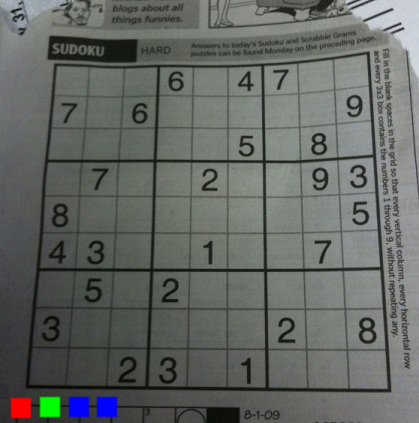
#> input picture sudoku-original.png, 419 x 423 px, given in place of the camera
$ jupyter execute --allow-errors SudokuGrabber.ipynb   (shell and % lines are left out)   (Python 2 division)   (older library calls are emulated)   (text cells are left out)
#> lines starting #> are read from the running program, lines starting #| are printed output that depends on the picture; after the words box and inside, x2 and y2 are one past the last pixel; in counts of white or black regions, pixels touching at a corner belong together; long printed decimals are rounded
[cell 1]
import numpy as np
import cv2
import matplotlib.pyplot as plt

import pytesseract
import PIL

import scipy.cluster.hierarchy as hclust
import scipy.constants

print cv2.__version__

[cell 2]
def imshow(img,cross=None,scale=1,**kwargs):
    if len(img.shape) < 3 or img.shape[2] == 1:
        rgbimg = cv2.cvtColor(img, cv2.COLOR_GRAY2RGB)
    else:
        rgbimg = img.copy()
    if cross is not None:
        crossradius = 15
        color = (255,0,0)
        for x in xrange(crossradius):
            rgbimg[cross[1]-x,cross[0]] = color
            rgbimg[cross[1]+x,cross[0]] = color
            rgbimg[cross[1],cross[0]-x] = color
            rgbimg[cross[1],cross[0]+x] = color
    if scale is not None and scale != 1:
        #rgbimg = cv2.resize(rgbimg,(0,0),fx=scale,fy=scale)
        plt.figure(figsize=(4*scale,4*scale))
    return plt.imshow(rgbimg,**kwargs)

[cell 3]
def assignColors(x,levels=None,colors=None):
    """Assigns a color to each item of x

    x = list:      List of items
    levels = list: (optional) An ordered set of values which x can take. If empty, uses sorted(set(x)). default: None
    colors = dict: (optional) A dictionary mapping levels to colors

    returns list of (r,g,b) colors for each
    """
    if levels is None:
        levels = sorted(set(x))

    # hue is in [0,179]
    hsvColors = [(h*scipy.constants.golden_ratio*180 % 180,255,255) for h in xrange(len(levels))]
    rgbColors = cv2.cvtColor( np.array(hsvColors,np.uint8).reshape((len(hsvColors),1,3)), cv2.COLOR_HSV2RGB)
    #lineColors = cv2.cvtColor( np.array([[hsvColors[i-1]] for i in clusters],np.uint8),cv2.COLOR_HSV2RGB)
    colorsdict = dict([(levels[i], rgbColors[i].squeeze().tolist()) for i in xrange(len(levels))])
    if colors is not None:
        colors.update( colorsdict )
    return [colorsdict[v] for v in x]

[cell 4]
def drawline(img, line, color, *args, **kw):
    """Works like cv2.line, but takes a line in normal form rather than two endpoints

    img = np.array: an image
    line = tuple: (rho, theta) representation of a line. Theta is the
            angle from normal vector to the x axis (in interval [0,PI),
            so that the normal vector has a positive y component).
            Rho is the minimum distance from the origin to the line,
            which may be negative for lines with negative y-intercept.
    """
    rho,theta = line
    if abs(np.tan(theta)) > 2/400.: #more than 1 pixel change
        m = -1/np.tan(theta)
        c = rho/np.sin(theta)
        #print m,c,(img.shape[0], int(m*img.shape[0]+c))
        cv2.line(img, (0,int(c)), (img.shape[0], int(m*img.shape[0]+c)), color, *args, **kw)
    else:
        cv2.line(img, (int(rho),0),(int(rho),img.shape[1]), color, *args, **kw)

[cell 5]
def normaltoendpoints(imgshape, line):
    """Convert a line in normal form (rho, theta) to two endpoints
    """
    rho, theta = line
    width,height = imgshape[:2]
    if theta < 1./width: # horizontal. tan(epsilon) ~ epsilon, so 1/width ~ tan(1/width)
        if not (0 <= rho < height):
            return None # no intersection
        p1 = (rho,0)
        p2 = (rho,height-1)
    elif abs(theta - np.pi/2) < 1./height: # vertical
        if not (0 <= rho < width):
            return None # no intersection

        p1 = (0,rho)
        p2 = (width-1,rho)
    else:
        # y = m*x + b, or x = (y-b)/m
        m = -1/np.tan(theta)
        b = rho/np.sin(theta)

        # intersections with bounding box
        y0 = b #x=0
        y1 = m*width + b #x=width
        x0 = -b/m # y=0
        x1 = (height-b)/m # y=height

        # two of these should be within the box
        points = []
        if 0 <= y0 < height:
            points.append( (0, y0) )
        if 0 <= y1 < height:
            points.append( (width-1, y1) )
        if 0 <= x0 < width:
            points.append( (x0, 0) )
        if 0 <= x1 < width:
            points.append( (x1, height-1) )

        if len(points) == 1:
            # literal corner case
            p1 = p2 = points[0]
        elif len(points) != 2:
            # misses box
            return None
        else:
            p1, p2 = points

    # [6 lines of commented-out code are left out]
    return (tuple(map(int,p1)), tuple(map(int,p2)))
#normaltoendpoints((400,500), (800/np.sqrt(2),np.pi/4) )

[cell 6]
import time
video_capture = cv2.VideoCapture(0)
time.sleep(.1) #for focus
for i in xrange(1):
    ret, frame = video_capture.read()
    if not ret:
        print "no frames"
        break
    imshow(frame)
    if cv2.waitKey(1) & 0xFF == ord('q'):
        break
#> this loop made 1 pass; (key q is pressed on pass 1)
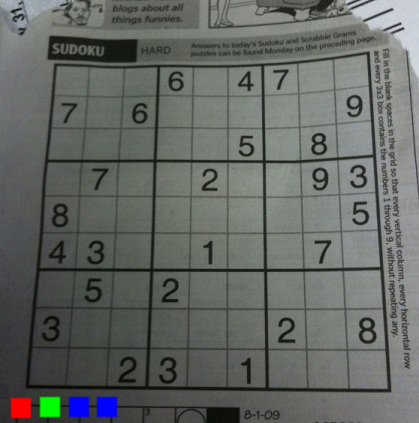
#> input picture sudoku-original.png, 419 x 423 px, given in place of the camera
img = cv2.cvtColor(frame, cv2.COLOR_BGR2GRAY)
#> frame is the input picture: shape (423, 419, 3); mean B, G, R 99.6, 103.7, 99.5
video_capture.release()

[cell 7]
#http://aishack.in/tutorials/sudoku-grabber-with-opencv-plot/
img = cv2.imread('sudoku-original.jpg',cv2.IMREAD_GRAYSCALE)
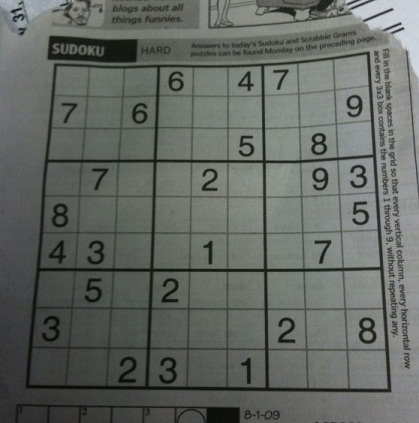
#> input picture sudoku-original.jpg, 419 x 423 px
imshow(img)
img.shape

[cell 8]
bgra = cv2.cvtColor(img, cv2.COLOR_GRAY2BGRA)
bgra.shape, img.shape

[cell 9]
bgra[:20,:10,:] = 255
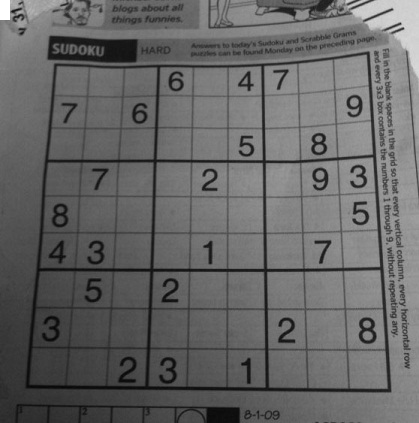
#> bgra: shape (423, 419, 4); mean B, G, R, A 102, 102, 102, 255
plt.imshow(bgra)

#> (a cell that did not finish here is left out)

[cell 11]
# Blur
print cv2.GaussianBlur.__doc__
blurred = cv2.GaussianBlur(img,(11,11),0)
imshow(blurred)

[cell 12]
# Adaptive threshold
thresholded = cv2.adaptiveThreshold(blurred, 255, cv2.ADAPTIVE_THRESH_MEAN_C, cv2.THRESH_BINARY, 5, 2)
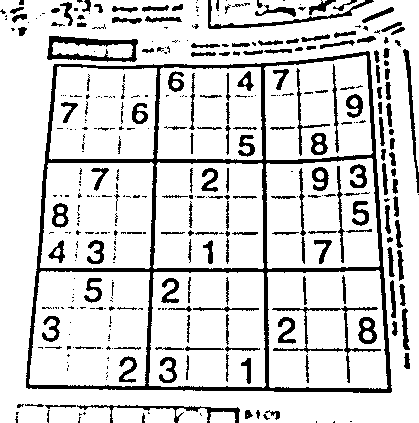
#> thresholded: shape (423, 419); 83.5% white; 389 black regions (212 under 20 px), largest, box (x1, y1, x2, y2) and area: (26, 51, 392, 393) 10109, (47, 36, 138, 62) 1011, (272, 306, 381, 383) 771
imshow(thresholded)

[cell 13]
# invert
imshow(~thresholded)

[cell 14]
# Dilate by a pixel
#http://opencv-python-tutroals.readthedocs.org/en/latest/py_tutorials/py_imgproc/py_morphological_ops/py_morphological_ops.html
kernel = np.array([[0,1,0],[1,1,1],[0,1,0]],np.uint8)
#> kernel = [[0, 1, 0], [1, 1, 1], [0, 1, 0]]
print kernel
#| [[0 1 0]
#|  [1 1 1]
#|  [0 1 0]]
dilated = cv2.dilate(~thresholded, kernel, iterations=1)
#> dilated: shape (423, 419); 27.2% white; 186 white regions (34 under 20 px), largest, box (x1, y1, x2, y2) and area: (25, 50, 393, 394) 15245, (271, 274, 382, 384) 1798, (207, 0, 375, 30) 1717
imshow(dilated)

[cell 15]
imshow(dilated | np.eye(*dilated.shape,dtype=np.uint8)*255)

[cell 16]
d2 = cv2.line(dilated.copy(), (100,0), (100,400), 128, 3)
imshow(d2)

[cell 17]
blobimg = dilated.copy()
mask = np.zeros((blobimg.shape[0]+2,blobimg.shape[1]+2), np.uint8)
start = (374, 27)
start = (27,374)
start = (80,47)
start = (365, 50)
ret = cv2.floodFill(blobimg, mask, start, 64, flags= 4 | ( 255 << 8 ))#| cv2.FLOODFILL_MASK_ONLY
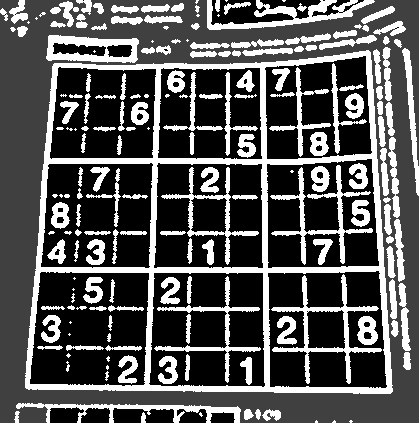
#> blobimg: shape (423, 419); min 0, max 255, mean 85.6
print ret
#> (printed output is left out)
#print (img.shape,ret[1].shape, ret[2].shape,len(ret[3]))
#print (ret[1] is img), (ret[2] is mask)
imshow(mask,cross=start)
#| (423, 419)

[cell 18]
# Slow Flood fill to find the largest connected component
def biggestBlob(img):
    """Takes a binary image as input and returns a mask giving the largest connected white component
    """
    filled = img.copy()
    max=-1
    maxPt = None
    maxMask = None
    for y in xrange(img.shape[0]):
        for x in xrange(img.shape[1]):
            if img[y][x] >= 128: # Input should be 0 or 255, but threshold on 128 just in case
                mask = np.zeros((img.shape[0]+2,img.shape[1]+2), np.uint8)
                # 64 is an arbitrary number less than the threshold. Non-zero for debugging.
                area = cv2.floodFill(filled, mask, (x,y), 64, flags= 4 | ( 255 << 8 ))[0]
                # | cv2.FLOODFILL_MASK_ONLY

                if area>max:
                    max = area
                    maxPt = (x,y)
                    maxMask = mask
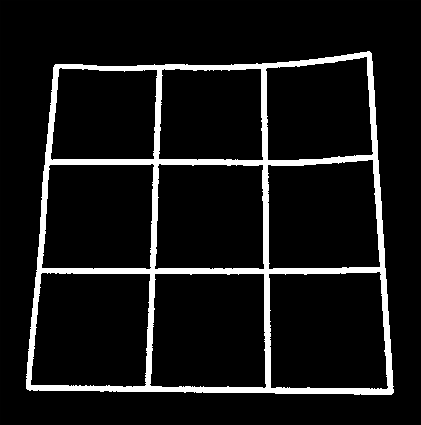
#> maxMask: shape (425, 421); min 0, max 255, mean 21.7
#> after the loop, max = 15245; maxPt = (366, 50)
    if maxMask is not None:
        return maxMask[1:-1,1:-1]
#> returned value: shape (423, 419); 8.6% white; 1 white region, box (x1, y1, x2, y2) and area: (25, 50, 393, 394) 15245
    else:
        # All black image; no blob
        return np.zeros(img.shape, np.uint8)

[cell 19]
print dilated.shape
d2 = dilated.copy()
blob = biggestBlob(d2)
imshow(blob)

[cell 20]
# Erode blob
border = cv2.erode(blob, kernel)
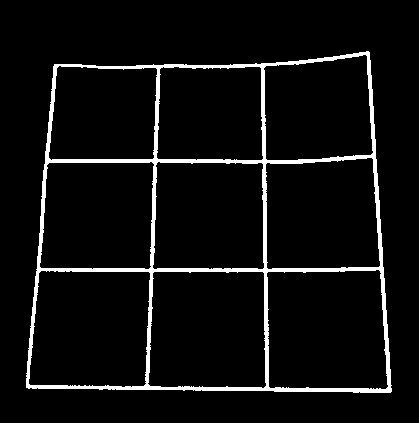
#> border: shape (423, 419); 5.7% white; 1 white region, box (x1, y1, x2, y2) and area: (26, 51, 392, 393) 10121
imshow(border)

[cell 21]
# Segment detector
# Returns (x1,y1,x2,y2)
lines = cv2.HoughLinesP(border,1, np.pi/180, 200)# intercept res (pxl), angle res (radian), threshold
#> lines = 37 rows, first 6: [37, 270, 375, 270], [36, 269, 383, 269], [38, 388, 368, 388], [382, 270, 391, 385], [272, 268, 383, 268], [381, 274, 389, 392]
lines[:10]
#> Out = [[37, 270, 375, 270], [36, 269, 383, 269], [38, 388, 368, 388], [382, 270, 391, 385], [272, 268, 383, 268], [381, 274, 389, 392], [261, 63, 265, 268], [38, 268, 46, 167], [147, 387, 151, 271], [45, 160, 262, 160]]

[cell 22]
# draw segments black on grey
linesImg = ~border | 196
#linesImg = cv2.cvtColor(linesImg, cv2.COLOR_GRAY2RGB)
for line in lines:
    cv2.line(linesImg,tuple(line[0,:2]),tuple(line[0,2:]),0,1)
#> this loop made 37 passes
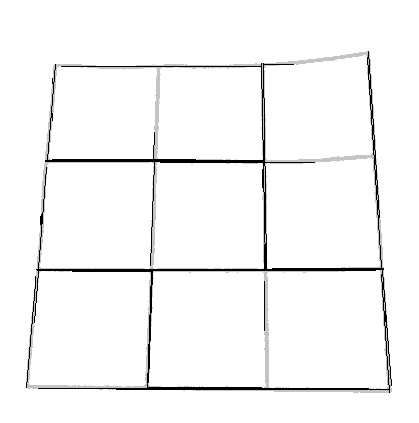
#> linesImg: shape (423, 419); min 0, max 255, mean 246.7
imshow(linesImg,scale=2)

[cell 23]
# Full line detection
# Returns (intercept, slope)
lines = cv2.HoughLines(blob,1, np.pi/180, 200)# intercept res (pxl), angle res (radian), threshold
#> lines = 36 rows, first 8: [384, 1.59], [388, 1.57], [269, 1.57], [-362, 3.07], [-366, 3.09], [164, 1.55], [273, 1.55], [-262, 3.12]
#lines = cv2.HoughLines(~thresholded,1, np.pi/180, 200)# intercept res (pxl), angle res (radian), threshold
print "\n".join(["%d\t%.1f"%(l[0,0],180/np.pi*l[0,1]) for l in lines[:10]])
#| 384	91.0
#| 388	90.0
#| 269	90.0
#| -362	176.0
#| -366	177.0
#| 164	89.0
#> (further printed lines are left out)

[cell 24]
#plt.plot(lines.squeeze())
plt.plot(lines[:,0,0],lines[:,0,1],'+')
plt.xlabel('offset')
plt.ylabel('angle (rad)')

[cell 25]
horizontal = lines[np.logical_not(np.logical_and(np.pi/4 <= lines[:,0,1],lines[:,0,1] < np.pi*3/4)),0,:]
#> horizontal = 17 rows, first 8: [-362, 3.07], [-366, 3.09], [-262, 3.12], [265, 0], [159, 0.0349], [61, 0.0873], [59, 0.0873], [164, 0.0524]
vertical = lines[np.logical_and(np.pi/4 <= lines[:,0,1],lines[:,0,1] < np.pi*3/4),0,:]
#> vertical = 19 rows, first 8: [384, 1.59], [388, 1.57], [269, 1.57], [164, 1.55], [273, 1.55], [159, 1.57], [266, 1.59], [157, 1.59]
plt.plot(horizontal[:,0],horizontal[:,1],'r+',
         vertical[:,0],vertical[:,1],'g+')
plt.xlabel('offset')
plt.ylabel('angle (rad)')

[cell 26]
np.hstack([np.mod(horizontal[:,1]+np.pi/2,np.pi),np.array([1,2,3])])
#> Out = 20 values, max 3 at index 19, min 1 at index 17, mean 1.64

[cell 27]
hm,hc=np.linalg.lstsq(np.vstack([horizontal[:,0], np.ones(horizontal.shape[0])]).T,
                      np.mod(horizontal[:,1]+np.pi/2,np.pi))[0]
#> hm = 0.000159; hc = 1.59
vm,vc=np.linalg.lstsq(np.vstack([vertical[:,0], np.ones(vertical.shape[0])]).T,
                      vertical[:,1])[0]
#> vm = 7.45e-05; vc = 1.55
print "horizontal:",hm,hc
#| horizontal: 0.0001591 1.588
print "vertical:",vm,vc
#| vertical: 7.454140403612493e-05 1.552
am,ac=np.linalg.lstsq(np.vstack([np.hstack([horizontal[:,0],vertical[:,0]]),
                                 np.ones(horizontal.shape[0]+vertical.shape[0])]).T,
                      np.hstack([np.mod(horizontal[:,1]+np.pi/2,np.pi),vertical[:,1]]) )[0]
#> am = 8.14e-05; ac = 1.57
print "average:",am,ac
#| average: 8.14435343554636e-05 1.566
plt.plot(horizontal[:,0],horizontal[:,1],'r+',
         horizontal[:,0],hm*horizontal[:,0]+hc+np.pi/2,'r-',
         horizontal[:,0],hm*horizontal[:,0]+hc-np.pi/2,'r-',
         vertical[:,0],vertical[:,1],'g+',
         vertical[:,0],vm*vertical[:,0]+vc,'g-',
         np.hstack([horizontal[:,0],vertical[:,0]]),am*np.hstack([horizontal[:,0],vertical[:,0]])+ac,'b-'
        )
plt.xlabel('offset')
plt.ylabel('angle (rad)')

[cell 28]
lines.squeeze()[0:1]
np.array([[0,0]])[0][1]

[cell 29]
patterson1 = []
patterson2 = []
for pt1 in xrange(len(horizontal)):
    for pt2 in xrange(pt1+1,len(horizontal)):
        #print pt1,pt2,pt1-pt2
        patterson1.append(tuple(horizontal[pt1]-horizontal[pt2]))
        patterson1.append(tuple(horizontal[pt2]-horizontal[pt1]))
#> this loop made 17 passes
#> after the loop, patterson1 = 272 pairs, first value -642 to 642, second value -3.12 to 3.12
for pt1 in xrange(len(vertical)):
    for pt2 in xrange(pt1+1,len(vertical)):
        #print pt1,pt2,pt1-pt2
        patterson2.append(tuple(vertical[pt1]-vertical[pt2]))
        patterson2.append(tuple(vertical[pt2]-vertical[pt1]))
#> this loop made 19 passes
#> after the loop, patterson2 = 342 pairs, first value -330 to 330, second value -0.0873 to 0.0873

plt.plot([i for i,j in patterson1],[j for i,j in patterson1],'ob',
         [i for i,j in patterson2],[j+.2 for i,j in patterson2],'og',alpha=0.1)
patterson1[:10]
#> Out = [(4, -0.0175), (-4, 0.0175), (-100, -0.0524), (100, 0.0524), (-627, 3.07), (627, -3.07), (-521, 3.04), (521, -3.04), (-423, 2.98), (423, -2.98)]
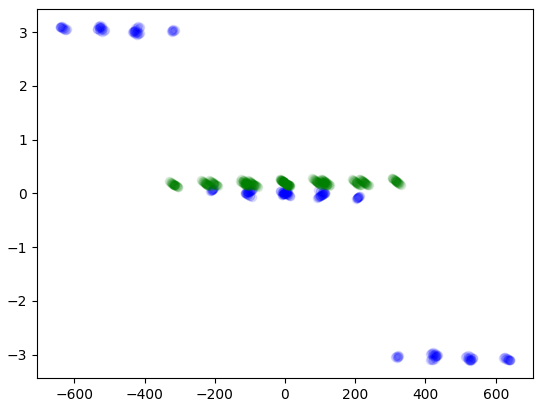
#> figure drawn by matplotlib, 1 panel

[cell 30]
linesImg = ~blob | 196
#linesImg = ~thresholded | 196
for line in lines.squeeze()[:100]:#[[(100,np.pi/4)]]
    drawline(linesImg,line,0)
#> this loop made 36 passes
#> (rho in drawline, theta in drawline, m in drawline, c in drawline) on passes 1 to 8: (384, 1.59, 0.0175, 384.1), (388, 1.57, 4.37e-08, 388), (269, 1.57, 4.37e-08, 269), (-362, 3.07, 14.3, -5189.5), (-366, 3.09, 19.08, -6993.3), (164, 1.55, -0.0175, 164), (273, 1.55, -0.0175, 273), (-262, 3.12, 57.29, -15012.2)
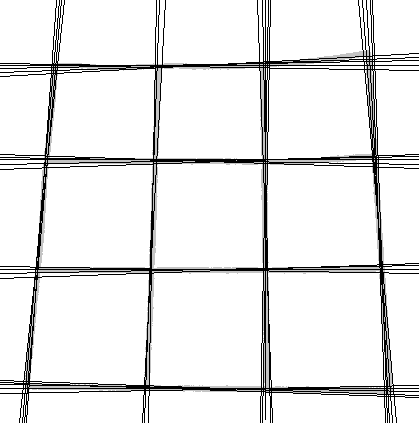
#> linesImg: shape (423, 419); min 0, max 255, mean 234.1
imshow(linesImg,scale=2)

[cell 31]
# cluster lines in normal representation
linkagemat = hclust.linkage(lines.squeeze(),method='centroid')
#> linkagemat = 35 rows, first 6: [5, 13, 1.5, 2], [8, 10, 1.54, 2], [14, 25, 1.77, 2], [29, 38, 1.68, 3], [2, 32, 1.85, 2], [34, 40, 1.69, 3]
#linkagemat

[cell 32]
plt.show(hclust.dendrogram(linkagemat))
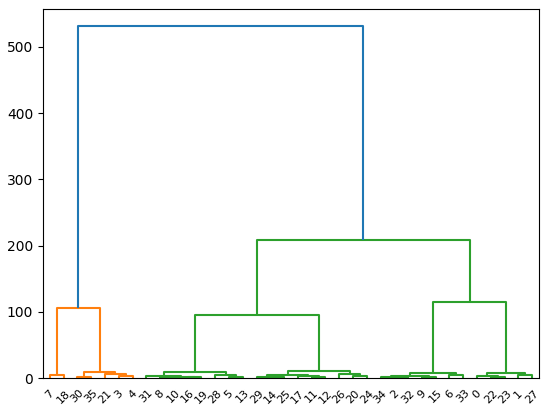
#> figure drawn by matplotlib, 1 panel

[cell 33]
clusters = hclust.fcluster(linkagemat, 50, 'distance')
#> clusters = 36 values, max 6 at index 0, min 1 at index 7, mean 3.81
#> (the rest of the program and of its run is left out)
